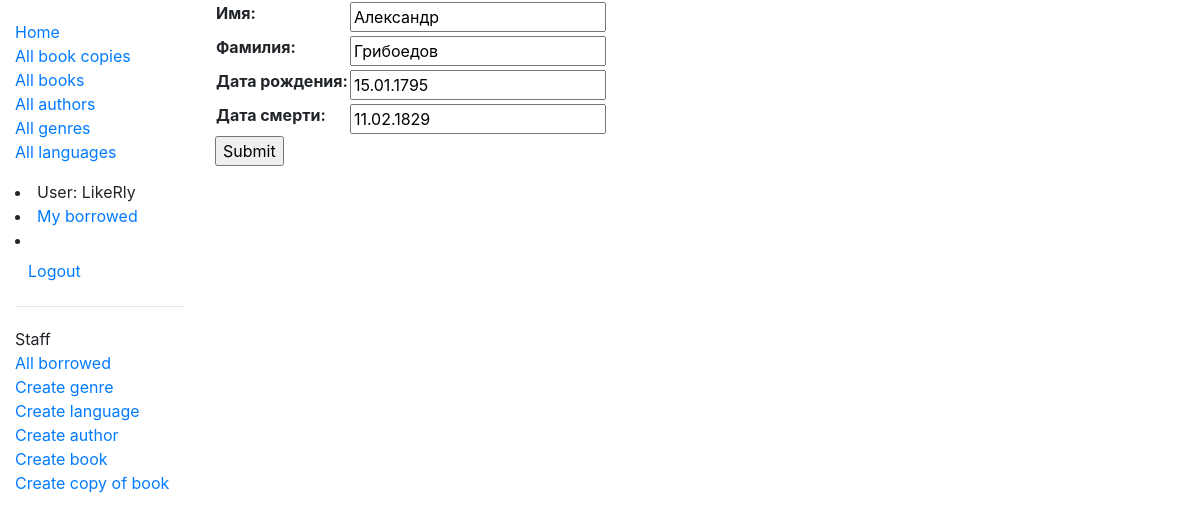
The page /catalog/author/2/update/ (signed in) on the database its author committed.
### catalog/models.py (models this page shows, shortened)
class Author(models.Model):
    first_name = models.CharField('Имя', max_length=100, help_text='')
    last_name = models.CharField('Фамилия', max_length=100, help_text='')
    date_of_birth = models.DateField('Дата рождения', null=True, blank=True, help_text='')
    date_of_death = models.DateField('Дата смерти', null=True, blank=True, help_text='')
    class Meta:
        ordering = ['last_name', 'first_name']
        permissions = (("can_change_authors_data", "Add, edit, delete authors"),)

### catalog/views.py (the view)
# urls.py: path('author/<int:pk>/update/', views.AuthorUpdate.as_view(), name='author-update'),
class AuthorUpdate(PermissionRequiredMixin, UpdateView):
    model = Author
    fields = '__all__'
    permission_required = 'catalog.change_author'

### catalog/templates/catalog/author_form.html (shortened to what this page needs)
{% extends "base_generic.html" %}
{% block content %}
  <form action="" method="post">
      <table>
      {{ form.as_table }}
      </table>
      <input type="submit" value="Submit" />
  </form>
{% endblock %}

### catalog/templates/base_generic.html (shortened to what this page needs)
<!DOCTYPE html>
<html lang="ru">
<head>
  <link rel="stylesheet" href="https://stackpath.bootstrapcdn.com/bootstrap/4.1.3/css/bootstrap.min.css">
  {% load static %}
  <link rel="stylesheet" href="{% static 'css/styles.css' %}">
</head>
<body>
<div class="container-fluid">
<div class="row">
  <div class="col-sm-2">
  {% block sidebar %}
  <ul class="sidebar-nav">
   <li><a href="{% url 'index' %}">Home</a></li>
    <li><a href="{% url 'bookinstances' %}">All book copies</a></li>
    <li><a href="{% url 'books' %}">All books</a></li>
    <li><a href="{% url 'authors' %}">All authors</a></li>
    <li><a href="{% url 'genres' %}">All genres</a></li>
    <li><a href="{% url 'languages' %}">All languages</a></li>
  </ul
  <ul class="sidebar-nav">
   {% if user.is_authenticated %}
     <li>User: {{ user.get_username }}</li>
     <li><a href="{% url 'my-borrowed' %}">My borrowed</a></li>
     <li>
       <form id="logout-form" method="post" action="{% url 'logout' %}">
         <button type="submit" class="btn btn-link">Logout</button>
       </form>
    </li>
   {% else %}
     <li><a href="{% url 'login'%}?next={{request.path}}">Login</a></li>
   {% endif %}
   {% if user.is_staff %}
   <hr>
   <ul class="sidebar-nav">
   <li>Staff</li>
   <li><a href="{% url 'all-borrowed' %}">All borrowed</a></li>
   {% if perms.catalog.add_genre %}
     <li><a href="{% url 'genre-create' %}">Create genre</a></li>
   {% endif %}
   {% if perms.catalog.add_language %}
     <li><a href="{% url 'language-create' %}">Create language</a></li>
   {% endif %}
   {% if perms.catalog.add_author %}
     <li><a href="{% url 'author-create' %}">Create author</a></li>
   {% endif %}
   {% if perms.catalog.add_book %}
     <li><a href="{% url 'book-create' %}">Create book</a></li>
   {% endif %}
   {% if perms.catalog.add_bookinstance %}
     <li><a href="{% url 'bookinstance-create' %}">Create copy of book</a></li>
   {% endif %}
   </ul>
   {% endif %}
{% endblock %}
  </div>
  <div class="col-sm-10 ">
  {% block content %}{% endblock %}
  </div>
</div>
</div>
</body>
</html>

### catalog/static/css/styles.css (style rules this page uses)
.sidebar-nav { margin-top: 20px; padding: 0; list-style: none; }

### rows shown on the page
Author: first_name "Александр", last_name "Грибоедов", date_of_birth "15.01.1795", date_of_death "11.02.1829"

### other values the page prints
{{ user.get_username }} "LikeRly"
